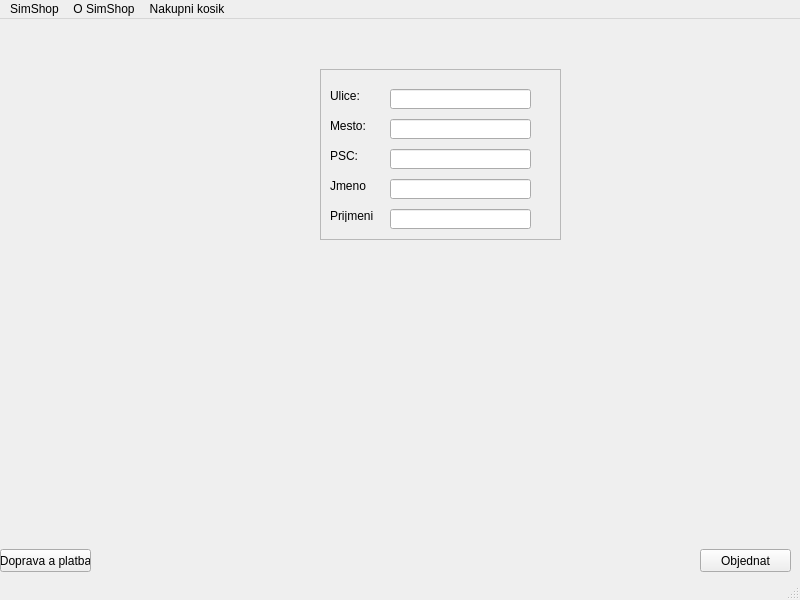
<?xml version="1.0" encoding="UTF-8"?>
<ui version="4.0">
 <class>MainWindow</class>
 <widget class="QMainWindow" name="MainWindow">
  <property name="geometry">
   <rect>
    <x>0</x>
    <y>0</y>
    <width>800</width>
    <height>600</height>
   </rect>
  </property>
  <property name="windowTitle">
   <string>MainWindow</string>
  </property>
  <widget class="QWidget" name="centralwidget">
   <widget class="QFrame" name="custInfoFrame">
    <property name="geometry">
     <rect>
      <x>320</x>
      <y>50</y>
      <width>241</width>
      <height>171</height>
     </rect>
    </property>
    <property name="frameShape">
     <enum>QFrame::StyledPanel</enum>
    </property>
    <property name="frameShadow">
     <enum>QFrame::Raised</enum>
    </property>
    <widget class="QLineEdit" name="lineEdit">
     <property name="geometry">
      <rect>
       <x>70</x>
       <y>20</y>
       <width>141</width>
       <height>20</height>
      </rect>
     </property>
    </widget>
    <widget class="QLabel" name="label">
     <property name="geometry">
      <rect>
       <x>10</x>
       <y>20</y>
       <width>47</width>
       <height>13</height>
      </rect>
     </property>
     <property name="text">
      <string>Ulice:</string>
     </property>
    </widget>
    <widget class="QLineEdit" name="lineEdit_2">
     <property name="geometry">
      <rect>
       <x>70</x>
       <y>50</y>
       <width>141</width>
       <height>20</height>
      </rect>
     </property>
    </widget>
    <widget class="QLineEdit" name="lineEdit_3">
     <property name="geometry">
      <rect>
       <x>70</x>
       <y>80</y>
       <width>141</width>
       <height>20</height>
      </rect>
     </property>
    </widget>
    <widget class="QLineEdit" name="lineEdit_4">
     <property name="geometry">
      <rect>
       <x>70</x>
       <y>110</y>
       <width>141</width>
       <height>20</height>
      </rect>
     </property>
    </widget>
    <widget class="QLineEdit" name="lineEdit_5">
     <property name="geometry">
      <rect>
       <x>70</x>
       <y>140</y>
       <width>141</width>
       <height>20</height>
      </rect>
     </property>
    </widget>
    <widget class="QLabel" name="label_2">
     <property name="geometry">
      <rect>
       <x>10</x>
       <y>50</y>
       <width>47</width>
       <height>13</height>
      </rect>
     </property>
     <property name="text">
      <string>Mesto:</string>
     </property>
    </widget>
    <widget class="QLabel" name="label_3">
     <property name="geometry">
      <rect>
       <x>10</x>
       <y>80</y>
       <width>47</width>
       <height>13</height>
      </rect>
     </property>
     <property name="text">
      <string>PSC:</string>
     </property>
    </widget>
    <widget class="QLabel" name="label_4">
     <property name="geometry">
      <rect>
       <x>10</x>
       <y>110</y>
       <width>47</width>
       <height>13</height>
      </rect>
     </property>
     <property name="text">
      <string>Jmeno</string>
     </property>
    </widget>
    <widget class="QLabel" name="label_5">
     <property name="geometry">
      <rect>
       <x>10</x>
       <y>140</y>
       <width>47</width>
       <height>13</height>
      </rect>
     </property>
     <property name="text">
      <string>Prijmeni</string>
     </property>
    </widget>
   </widget>
   <widget class="QPushButton" name="payAndShipButton">
    <property name="geometry">
     <rect>
      <x>0</x>
      <y>530</y>
      <width>91</width>
      <height>23</height>
     </rect>
    </property>
    <property name="cursor">
     <cursorShape>PointingHandCursor</cursorShape>
    </property>
    <property name="text">
     <string>Doprava a platba</string>
    </property>
   </widget>
   <widget class="QPushButton" name="submitButton">
    <property name="geometry">
     <rect>
      <x>700</x>
      <y>530</y>
      <width>91</width>
      <height>23</height>
     </rect>
    </property>
    <property name="cursor">
     <cursorShape>PointingHandCursor</cursorShape>
    </property>
    <property name="text">
     <string>Objednat</string>
    </property>
   </widget>
  </widget>
  <widget class="QMenuBar" name="menubar">
   <property name="geometry">
    <rect>
     <x>0</x>
     <y>0</y>
     <width>800</width>
     <height>21</height>
    </rect>
   </property>
   <widget class="QMenu" name="menuSimShop">
    <property name="title">
     <string>SimShop</string>
    </property>
   </widget>
   <widget class="QMenu" name="menuO_SimShop">
    <property name="title">
     <string>O SimShop</string>
    </property>
   </widget>
   <widget class="QMenu" name="menuNakupni_kosik">
    <property name="title">
     <string>Nakupni kosik</string>
    </property>
   </widget>
   <addaction name="menuSimShop"/>
   <addaction name="menuO_SimShop"/>
   <addaction name="menuNakupni_kosik"/>
  </widget>
  <widget class="QStatusBar" name="statusbar"/>
 </widget>
 <resources/>
 <connections/>
</ui>
